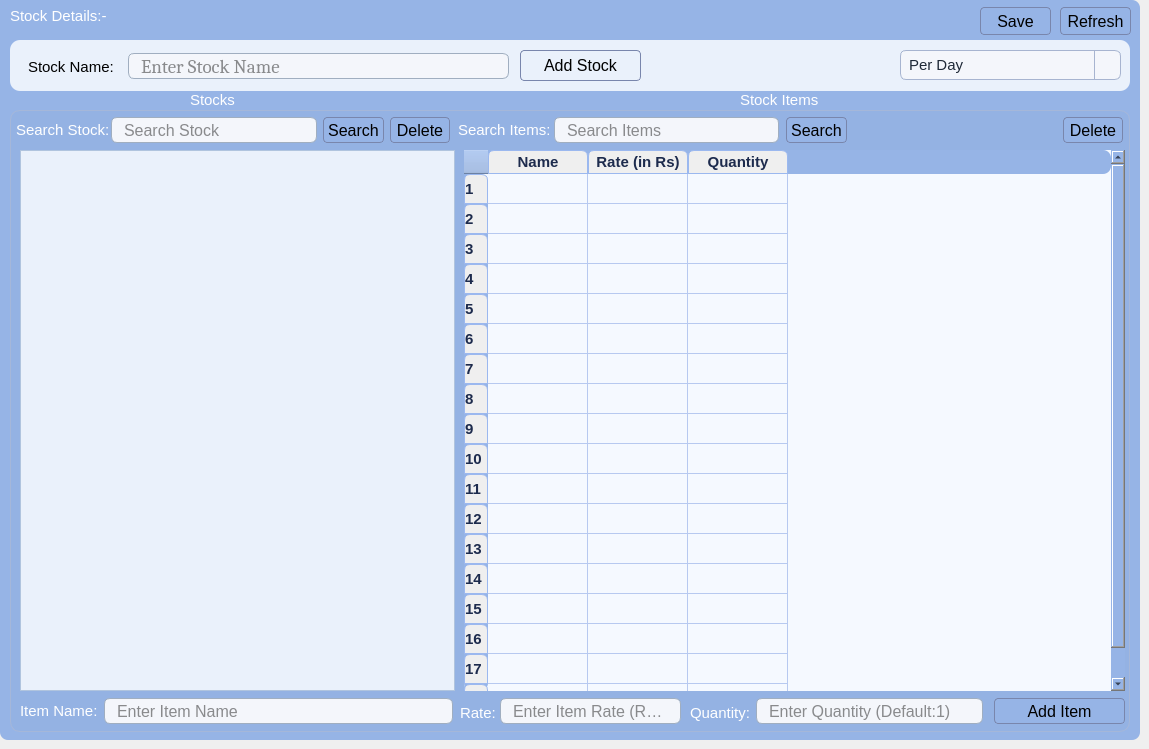
    <widget class="QWidget" name="tab_10">
     <attribute name="title">
      <string>Stock Details</string>
     </attribute>
     <widget class="QWidget" name="widget_2" native="true">
      <property name="geometry">
       <rect>
        <x>0</x>
        <y>0</y>
        <width>1140</width>
        <height>740</height>
       </rect>
      </property>
      <property name="styleSheet">
       <string notr="true">background-color: #96b4e6;


       border-top-left-radius: 0px;   /* No radius on top-left */
    border-top-right-radius: 8px;  /* Rounded */
    border-bottom-left-radius: 8px; /* Rounded */
    border-bottom-right-radius: 8px; /* Rounded */</string>
      </property>
      <widget class="QWidget" name="widget_3" native="true">
       <property name="geometry">
        <rect>
         <x>10</x>
         <y>110</y>
         <width>1120</width>
         <height>622</height>
        </rect>
       </property>
       <property name="styleSheet">
        <string notr="true">#widget_3 {
    
	background-color: rgb(148, 178, 227);
    border: 1px solid #a5b7d9;
    border-radius: 10px;
    padding: 6px;
}

/* Add subtle shadow feel */
#widget_3:hover {
    background-color: #81a6e1;
    
}

/* Optional focus / active effect */
#widget_3:focus {
    border: 2px solid #2b6ef3;
    background-color: #ffffff;
}
</string>
       </property>
       <widget class="QListWidget" name="listWidget_stock_list">
        <property name="geometry">
         <rect>
          <x>10</x>
          <y>40</y>
          <width>435</width>
          <height>541</height>
         </rect>
        </property>
        <property name="font">
         <font>
          <pointsize>12</pointsize>
         </font>
        </property>
        <property name="styleSheet">
         <string notr="true">#listWidget_stock_list {
    background-color: #eaf1fb;
    border: 1px solid #b0c4de;
    border-radius: 0px;
    padding: 4px;
  
    color: #1a1a1a;
    outline: none;
}

/* Scrollbar styling */
#listWidget_stock_list QScrollBar:vertical {
    border: none;
    background: #c4dcff;
    width: 10px;
    border-radius: 5px;
}

#listWidget_stock_list QScrollBar::handle:vertical {
    background: #5077ba;
    min-height: 20px;
    border-radius: 5px;
}

#listWidget_stock_list QScrollBar::handle:vertical:hover {
    background: #486da8;
}

#listWidget_stock_list QScrollBar::add-line:vertical,
#listWidget_stock_list QScrollBar::sub-line:vertical {
    height: 0;
}

/* List item styling */
#listWidget_stock_list::item {
    padding: 4px;
    border-radius: 4px;
}

#listWidget_stock_list::item:selected {
    background-color: #81a6e1;
    color: white;
}

#listWidget_stock_list::item:hover {
    background-color: #c4dcff;
color: black;
}
</string>
        </property>
        <property name="selectionRectVisible">
         <bool>true</bool>
        </property>
       </widget>
       <widget class="QTableWidget" name="tableWidget_item_table">
        <property name="geometry">
         <rect>
          <x>454</x>
          <y>40</y>
          <width>661</width>
          <height>541</height>
         </rect>
        </property>
        <property name="font">
         <font>
          <family>Segoe UI</family>
          <pointsize>11</pointsize>
          <italic>false</italic>
          <bold>false</bold>
         </font>
        </property>
        <property name="styleSheet">
         <string notr="true">/* ===== Table Widget Style (Light Blue Theme) ===== */
#tableWidget_item_table {
    background-color: #f5f9ff; /* soft blue-white background */
    alternate-background-color: #e8f1ff;
    gridline-color: #b7c9f0;
  
    
    font: 11pt &quot;Segoe UI&quot;;
    color: #2f3e55;
    selection-background-color: #6ea6f8;
    selection-color: white;
    outline: none;
}

/* ===== Header Styling ===== */
#tableWidget_item_table QHeaderView::section {
    background: qlineargradient(x1:0, y1:0, x2:0, y2:1,
        stop:0 #cbd9f6, stop:1 #a9c4f2);
    color: #1d2b4d;
    font-weight: 600;
    font-size: 11pt;
    border: 1px solid #9bb8ef;
    
    border-top-left-radius: 6px;
    border-top-right-radius: 6px;
}

/* ===== Hover effect on header ===== */
#tableWidget_item_table QHeaderView::section:hover {
    background: qlineargradient(x1:0, y1:0, x2:0, y2:1,
        stop:0 #a6c5ff, stop:1 #8db4ff);
    color: #ffffff;
}

/* ===== Row Hover Highlight ===== */
#tableWidget_item_table::item:hover {
    background-color: #c8ddff;
    color: #12294d;
}

/* ===== Selected Cell ===== */
#tableWidget_item_table::item:selected {
    background-color: #7aa3e6;
    color: white;
}

/* ===== Vertical Scrollbar ===== */
#tableWidget_item_table QScrollBar:vertical {
    border: none;
    background: #c4dcff;
    width: 10px;
    margin: 2px 0 2px 0;
    border-radius: 4px;
}

#tableWidget_item_table QScrollBar::handle:vertical {
    background: #5077ba;
    border-radius: 4px;
}

#tableWidget_item_table QScrollBar::handle:vertical:hover {
    background: #496baa;
}

#tableWidget_item_table QScrollBar::add-line:vertical,
#tableWidget_item_table QScrollBar::sub-line:vertical {
    height: 0;
}

/* ===== Horizontal Scrollbar ===== */
#tableWidget_item_table QScrollBar:horizontal {
    border: none;
    background: #ebf2ff;
    height: 10px;
    margin: 0 2px 0 2px;
    border-radius: 4px;
}

#tableWidget_item_table QScrollBar::handle:horizontal {
    background: #90b4ff;
    border-radius: 4px;
}

#tableWidget_item_table QScrollBar::handle:horizontal:hover {
    background: #6e9fff;
}

#tableWidget_item_table QScrollBar::add-line:horizontal,
#tableWidget_item_table QScrollBar::sub-line:horizontal {
    width: 0;
}
</string>
        </property>
        <property name="rowCount">
         <number>18</number>
        </property>
        <row/>
        <row/>
        <row/>
        <row/>
        <row/>
        <row/>
        <row/>
        <row/>
        <row/>
        <row/>
        <row/>
        <row/>
        <row/>
        <row/>
        <row/>
        <row/>
        <row/>
        <row/>
        <column>
         <property name="text">
          <string>Name</string>
         </property>
        </column>
        <column>
         <property name="text">
          <string>Rate (in Rs)</string>
         </property>
        </column>
        <column>
         <property name="text">
          <string>Quantity</string>
         </property>
        </column>
       </widget>
       <widget class="QPushButton" name="pushButton_search_item_button_">
        <property name="geometry">
         <rect>
          <x>776</x>
          <y>7</y>
          <width>61</width>
          <height>26</height>
         </rect>
        </property>
        <property name="font">
         <font>
          <pointsize>12</pointsize>
         </font>
        </property>
        <property name="styleSheet">
         <string notr="true">QPushButton {


    background: qlineargradient(x1:0, y1:0, x2:0, y2:1,
        stop:0 #ebebeb, stop:1 #ffffff);
    color: black;
    border: none;
        border: 1px solid #7986ac;
    border-radius: 4px;
   
    
}

QPushButton:hover {
     background: qlineargradient(x1:0, y1:0, x2:0, y2:1,
        stop:0 #ffffff, stop:1 #ffffff);
}

QPushButton:pressed {
 

    background: qlineargradient(x1:0, y1:0, x2:0, y2:1,
        stop:0 #f4f6fb, stop:1 #cbcbcb);
color: black;
  
}

QPushButton:disabled {
    background: #475569;
    color: #94a3b8;
}</string>
        </property>
        <property name="text">
         <string>Search</string>
        </property>
       </widget>
       <widget class="QLineEdit" name="lineEdit_search_item_lineedit">
        <property name="geometry">
         <rect>
          <x>544</x>
          <y>7</y>
          <width>225</width>
          <height>26</height>
         </rect>
        </property>
        <property name="font">
         <font>
          <pointsize>12</pointsize>
         </font>
        </property>
        <property name="styleSheet">
         <string notr="true">#lineEdit_search_item_lineedit {
    background-color: #f4f6fb;
    color: #1e1e1e;
    border: 1px solid #a0aec0;
    border-radius: 6px;
    padding: 0px 10px;
  
    selection-background-color: #3a7bd5; /* Highlight text selection in blue */

}

#lineEdit_search_item_lineedit:hover {
    border: 1px solid #3a7bd5;  /* Professional blue on hover */
    background-color: #f0f4ff;  /* Slightly lighter background */
}

#lineEdit_search_item_lineedit:focus {
    border: 1px solid #2bb673;  /* Elegant green focus */
    background-color: #ffffff;  /* Crisp white for focus */
    color: #000000;
}
</string>
        </property>
        <property name="placeholderText">
         <string>Search Items</string>
        </property>
       </widget>
       <widget class="QLabel" name="label_24">
        <property name="geometry">
         <rect>
          <x>448</x>
          <y>9</y>
          <width>91</width>
          <height>21</height>
         </rect>
        </property>
        <property name="font">
         <font>
          <family>Segoe UI</family>
          <pointsize>11</pointsize>
          <italic>false</italic>
          <bold>false</bold>
         </font>
        </property>
        <property name="styleSheet">
         <string notr="true">color: rgb(255, 255, 255);
background-color: rgba(37, 56, 86,0);</string>
        </property>
        <property name="text">
         <string>Search Items:</string>
        </property>
       </widget>
       <widget class="QLineEdit" name="lineEdit_search_stock_input">
        <property name="geometry">
         <rect>
          <x>101</x>
          <y>7</y>
          <width>206</width>
          <height>26</height>
         </rect>
        </property>
        <property name="font">
         <font>
          <pointsize>12</pointsize>
         </font>
        </property>
        <property name="styleSheet">
         <string notr="true">#lineEdit_search_stock_input {
    background-color: #f4f6fb;
    color: #1e1e1e;
    border: 1px solid #a0aec0;
    border-radius: 6px;
    padding: 0px 10px;
  
    selection-background-color: #3a7bd5; /* Highlight text selection in blue */

}

#lineEdit_search_stock_input:hover {
    border: 1px solid #3a7bd5;  /* Professional blue on hover */
    background-color: #f0f4ff;  /* Slightly lighter background */
}

#lineEdit_search_stock_input:focus {
    border: 1px solid #2bb673;  /* Elegant green focus */
    background-color: #ffffff;  /* Crisp white for focus */
    color: #000000;
}
</string>
        </property>
        <property name="placeholderText">
         <string>Search Stock</string>
        </property>
       </widget>
       <widget class="QPushButton" name="pushButton_search_stock_button_">
        <property name="geometry">
         <rect>
          <x>313</x>
          <y>7</y>
          <width>61</width>
          <height>26</height>
         </rect>
        </property>
        <property name="font">
         <font>
          <pointsize>12</pointsize>
         </font>
        </property>
        <property name="styleSheet">
         <string notr="true">QPushButton {


    background: qlineargradient(x1:0, y1:0, x2:0, y2:1,
        stop:0 #ebebeb, stop:1 #ffffff);
    color: black;
    border: none;
        border: 1px solid #7986ac;
    border-radius: 4px;
   
    
}

QPushButton:hover {
     background: qlineargradient(x1:0, y1:0, x2:0, y2:1,
        stop:0 #ffffff, stop:1 #ffffff);
}

QPushButton:pressed {
 

    background: qlineargradient(x1:0, y1:0, x2:0, y2:1,
        stop:0 #f4f6fb, stop:1 #cbcbcb);
color: black;
  
}

QPushButton:disabled {
    background: #475569;
    color: #94a3b8;
}</string>
        </property>
        <property name="text">
         <string>Search</string>
        </property>
       </widget>
       <widget class="QLabel" name="label_10">
        <property name="geometry">
         <rect>
          <x>6</x>
          <y>9</y>
          <width>92</width>
          <height>21</height>
         </rect>
        </property>
        <property name="font">
         <font>
          <family>Segoe UI</family>
          <pointsize>11</pointsize>
          <italic>false</italic>
          <bold>false</bold>
         </font>
        </property>
        <property name="styleSheet">
         <string notr="true">color: rgb(255, 255, 255);
background-color: rgba(37, 56, 86,0);</string>
        </property>
        <property name="text">
         <string>Search Stock:</string>
        </property>
       </widget>
       <widget class="QPushButton" name="pushButton_delete_item_button">
        <property name="geometry">
         <rect>
          <x>1053</x>
          <y>7</y>
          <width>60</width>
          <height>26</height>
         </rect>
        </property>
        <property name="font">
         <font>
          <pointsize>12</pointsize>
         </font>
        </property>
        <property name="toolTip">
         <string>&lt;html&gt;&lt;head/&gt;&lt;body&gt;&lt;p&gt;Shortcut: Del&lt;/p&gt;&lt;/body&gt;&lt;/html&gt;</string>
        </property>
        <property name="styleSheet">
         <string notr="true">QPushButton {


    background: qlineargradient(x1:0, y1:0, x2:0, y2:1,
        stop:0 #ebebeb, stop:1 #ffffff);
    color: black;
    border: none;
        border: 1px solid #7986ac;
    border-radius: 4px;
   
    
}

QPushButton:hover {
     background: qlineargradient(x1:0, y1:0, x2:0, y2:1,
        stop:0 #ffffff, stop:1 #ffffff);
}

QPushButton:pressed {
 

    background: qlineargradient(x1:0, y1:0, x2:0, y2:1,
        stop:0 #f4f6fb, stop:1 #cbcbcb);
color: black;
  
}

QPushButton:disabled {
    background: #475569;
    color: #94a3b8;
}</string>
        </property>
        <property name="text">
         <string>Delete</string>
        </property>
        <property name="shortcut">
         <string>Del</string>
        </property>
       </widget>
       <widget class="QPushButton" name="pushButton_delete_stock_button">
        <property name="geometry">
         <rect>
          <x>380</x>
          <y>7</y>
          <width>60</width>
          <height>26</height>
         </rect>
        </property>
        <property name="font">
         <font>
          <pointsize>12</pointsize>
         </font>
        </property>
        <property name="toolTip">
         <string>&lt;html&gt;&lt;head/&gt;&lt;body&gt;&lt;p&gt;Shortcut: Ctrl+Del&lt;/p&gt;&lt;/body&gt;&lt;/html&gt;</string>
        </property>
        <property name="styleSheet">
         <string notr="true">QPushButton {


    background: qlineargradient(x1:0, y1:0, x2:0, y2:1,
        stop:0 #ebebeb, stop:1 #ffffff);
    color: black;
    border: none;
        border: 1px solid #7986ac;
    border-radius: 4px;
   
    
}

QPushButton:hover {
     background: qlineargradient(x1:0, y1:0, x2:0, y2:1,
        stop:0 #ffffff, stop:1 #ffffff);
}

QPushButton:pressed {
 

    background: qlineargradient(x1:0, y1:0, x2:0, y2:1,
        stop:0 #f4f6fb, stop:1 #cbcbcb);
color: black;
  
}

QPushButton:disabled {
    background: #475569;
    color: #94a3b8;
}</string>
        </property>
        <property name="text">
         <string>Delete</string>
        </property>
        <property name="shortcut">
         <string>Ctrl+Del</string>
        </property>
       </widget>
       <widget class="QPushButton" name="pushButton_add_item_button">
        <property name="geometry">
         <rect>
          <x>984</x>
          <y>588</y>
          <width>131</width>
          <height>26</height>
         </rect>
        </property>
        <property name="font">
         <font>
          <pointsize>12</pointsize>
         </font>
        </property>
        <property name="styleSheet">
         <string notr="true">QPushButton {


    background: qlineargradient(x1:0, y1:0, x2:0, y2:1,
        stop:0 #ebebeb, stop:1 #ffffff);
    color: black;
    border: none;
        border: 1px solid #7986ac;
    border-radius: 4px;
   
    
}

QPushButton:hover {
     background: qlineargradient(x1:0, y1:0, x2:0, y2:1,
        stop:0 #ffffff, stop:1 #ffffff);
}

QPushButton:pressed {
 

    background: qlineargradient(x1:0, y1:0, x2:0, y2:1,
        stop:0 #f4f6fb, stop:1 #cbcbcb);
color: black;
  
}

QPushButton:disabled {
    background: #475569;
    color: #94a3b8;
}</string>
        </property>
        <property name="text">
         <string>Add Item</string>
        </property>
       </widget>
       <widget class="QLineEdit" name="lineEdit_item_rate_input">
        <property name="geometry">
         <rect>
          <x>490</x>
          <y>588</y>
          <width>181</width>
          <height>26</height>
         </rect>
        </property>
        <property name="font">
         <font>
          <pointsize>12</pointsize>
         </font>
        </property>
        <property name="styleSheet">
         <string notr="true">#lineEdit_item_rate_input {
    background-color: #f4f6fb;
    color: #1e1e1e;
    border: 1px solid #a0aec0;
    border-radius: 6px;
    padding: 0px 10px;
    
    selection-background-color: #3a7bd5; /* Highlight text selection in blue */

}

#lineEdit_item_rate_input:hover {
    border: 1px solid #3a7bd5;  /* Professional blue on hover */
    background-color: #f0f4ff;  /* Slightly lighter background */
}

#lineEdit_item_rate_input:focus {
    border: 1px solid #2bb673;  /* Elegant green focus */
    background-color: #ffffff;  /* Crisp white for focus */
    color: #000000;
}
</string>
        </property>
        <property name="placeholderText">
         <string>Enter Item Rate (Rs/-)</string>
        </property>
       </widget>
       <widget class="QLabel" name="label_12">
        <property name="geometry">
         <rect>
          <x>10</x>
          <y>590</y>
          <width>81</width>
          <height>21</height>
         </rect>
        </property>
        <property name="font">
         <font>
          <family>Segoe UI</family>
          <pointsize>11</pointsize>
          <italic>false</italic>
          <bold>false</bold>
         </font>
        </property>
        <property name="styleSheet">
         <string notr="true">color: rgb(255, 255, 255);
background-color: rgba(37, 56, 86,0);</string>
        </property>
        <property name="text">
         <string>Item Name:</string>
        </property>
       </widget>
       <widget class="QLineEdit" name="lineEdit_item_quantity_input">
        <property name="geometry">
         <rect>
          <x>746</x>
          <y>588</y>
          <width>227</width>
          <height>26</height>
         </rect>
        </property>
        <property name="font">
         <font>
          <pointsize>12</pointsize>
         </font>
        </property>
        <property name="styleSheet">
         <string notr="true">#lineEdit_item_quantity_input {
    background-color: #f4f6fb;
    color: #1e1e1e;
    border: 1px solid #a0aec0;
    border-radius: 6px;
    padding: 0px 10px;
  
    selection-background-color: #3a7bd5; /* Highlight text selection in blue */

}

#lineEdit_item_quantity_input:hover {
    border: 1px solid #3a7bd5;  /* Professional blue on hover */
    background-color: #f0f4ff;  /* Slightly lighter background */
}

#lineEdit_item_quantity_input:focus {
    border: 1px solid #2bb673;  /* Elegant green focus */
    background-color: #ffffff;  /* Crisp white for focus */
    color: #000000;
}
</string>
        </property>
        <property name="placeholderText">
         <string>Enter Quantity (Default:1)</string>
        </property>
       </widget>
       <widget class="QLabel" name="label_16">
        <property name="geometry">
         <rect>
          <x>680</x>
          <y>592</y>
          <width>71</width>
          <height>21</height>
         </rect>
        </property>
        <property name="font">
         <font>
          <family>Segoe UI</family>
          <pointsize>11</pointsize>
          <italic>false</italic>
          <bold>false</bold>
         </font>
        </property>
        <property name="styleSheet">
         <string notr="true">color: rgb(255, 255, 255);
background-color: rgba(37, 56, 86,0);</string>
        </property>
        <property name="text">
         <string>Quantity:</string>
        </property>
       </widget>
       <widget class="QLabel" name="label_15">
        <property name="geometry">
         <rect>
          <x>450</x>
          <y>592</y>
          <width>41</width>
          <height>21</height>
         </rect>
        </property>
        <property name="font">
         <font>
          <family>Segoe UI</family>
          <pointsize>11</pointsize>
          <italic>false</italic>
          <bold>false</bold>
         </font>
        </property>
        <property name="styleSheet">
         <string notr="true">color: rgb(255, 255, 255);
background-color: rgba(37, 56, 86,0);</string>
        </property>
        <property name="text">
         <string>Rate:</string>
        </property>
       </widget>
       <widget class="QLineEdit" name="lineEdit_item_name_input">
        <property name="geometry">
         <rect>
          <x>94</x>
          <y>588</y>
          <width>349</width>
          <height>26</height>
         </rect>
        </property>
        <property name="font">
         <font>
          <pointsize>12</pointsize>
         </font>
        </property>
        <property name="styleSheet">
         <string notr="true">#lineEdit_item_name_input {
    background-color: #f4f6fb;
    color: #1e1e1e;
    border: 1px solid #a0aec0;
    border-radius: 6px;
    padding: 0px 10px;
  
    selection-background-color: #3a7bd5; /* Highlight text selection in blue */

}

#lineEdit_item_name_input:hover {
    border: 1px solid #3a7bd5;  /* Professional blue on hover */
    background-color: #f0f4ff;  /* Slightly lighter background */
}

#lineEdit_item_name_input:focus {
    border: 1px solid #2bb673;  /* Elegant green focus */
    background-color: #ffffff;  /* Crisp white for focus */
    color: #000000;
}
</string>
        </property>
        <property name="placeholderText">
         <string>Enter Item Name</string>
        </property>
       </widget>
      </widget>
      <widget class="QWidget" name="widget_4" native="true">
       <property name="geometry">
        <rect>
         <x>10</x>
         <y>40</y>
         <width>1120</width>
         <height>51</height>
        </rect>
       </property>
       <property name="styleSheet">
        <string notr="true">background-color: #eaf1fb;
color: rgb(0, 0, 0);
 border-radius: 10px;</string>
       </property>
       <widget class="QPushButton" name="pushButton_add_stock_button">
        <property name="geometry">
         <rect>
          <x>510</x>
          <y>10</y>
          <width>121</width>
          <height>31</height>
         </rect>
        </property>
        <property name="font">
         <font>
          <pointsize>12</pointsize>
         </font>
        </property>
        <property name="styleSheet">
         <string notr="true">QPushButton {


    background: qlineargradient(x1:0, y1:0, x2:0, y2:1,
        stop:0 #ebebeb, stop:1 #ffffff);
    color: black;
    border: none;
        border: 1px solid #7986ac;
    border-radius: 4px;
   
    
}

QPushButton:hover {
     background: qlineargradient(x1:0, y1:0, x2:0, y2:1,
        stop:0 #ffffff, stop:1 #ffffff);
}

QPushButton:pressed {
 

    background: qlineargradient(x1:0, y1:0, x2:0, y2:1,
        stop:0 #f4f6fb, stop:1 #cbcbcb);
color: black;
  
}

QPushButton:disabled {
    background: #475569;
    color: #94a3b8;
}</string>
        </property>
        <property name="text">
         <string>Add Stock</string>
        </property>
       </widget>
       <widget class="QLineEdit" name="lineEdit_stock_name_input">
        <property name="geometry">
         <rect>
          <x>118</x>
          <y>13</y>
          <width>381</width>
          <height>26</height>
         </rect>
        </property>
        <property name="font">
         <font>
          <family>Cambria</family>
          <pointsize>14</pointsize>
          <italic>false</italic>
          <bold>false</bold>
         </font>
        </property>
        <property name="styleSheet">
         <string notr="true">#lineEdit_stock_name_input {
    background-color: #f4f6fb;
    color: #1e1e1e;
    border: 1px solid #a0aec0;
    border-radius: 6px;
    padding: 0px 10px;
    font: 14pt &quot;Cambria&quot;;
    selection-background-color: #3a7bd5; /* Highlight text selection in blue */

}

#lineEdit_stock_name_input:hover {
    border: 1px solid #3a7bd5;  /* Professional blue on hover */
    background-color: #f0f4ff;  /* Slightly lighter background */
}

#lineEdit_stock_name_input:focus {
    border: 1px solid #2bb673;  /* Elegant green focus */
    background-color: #ffffff;  /* Crisp white for focus */
    color: #000000;
}
</string>
        </property>
        <property name="placeholderText">
         <string>Enter Stock Name</string>
        </property>
       </widget>
       <widget class="QLabel" name="label_9">
        <property name="geometry">
         <rect>
          <x>18</x>
          <y>16</y>
          <width>91</width>
          <height>21</height>
         </rect>
        </property>
        <property name="font">
         <font>
          <family>Segoe UI</family>
          <pointsize>11</pointsize>
          <italic>false</italic>
          <bold>false</bold>
         </font>
        </property>
        <property name="styleSheet">
         <string notr="true">color: rgb(0, 0, 0);</string>
        </property>
        <property name="text">
         <string>Stock Name:</string>
        </property>
       </widget>
       <widget class="QComboBox" name="comboBox_5">
        <property name="geometry">
         <rect>
          <x>890</x>
          <y>10</y>
          <width>221</width>
          <height>30</height>
         </rect>
        </property>
        <property name="font">
         <font>
          <family>Segoe UI</family>
          <pointsize>11</pointsize>
          <italic>false</italic>
          <bold>false</bold>
         </font>
        </property>
        <property name="styleSheet">
         <string notr="true">/* ==========================
   QComboBox - Professional Soft Blue Theme
   ========================== */

QComboBox {
    background-color: #f4f6fb;
    color: #1f2937;
    border: 1px solid #a7b4d0;
    border-radius: 6px;
    padding: 4px 8px;
    font: 11pt &quot;Segoe UI&quot;;
    selection-background-color: #5e85d7;
    selection-color: white;
}

/* Hover effect */
QComboBox:hover {
    background-color: #f0f4ff;
    border: 1px solid #5e85d7;
}

/* Focus (active) effect */
QComboBox:focus {
    background-color: #ffffff;
    border: 2px solid #5e85d7;
    color: #000000;
}

/* Disabled state */
QComboBox:disabled {
    background-color: #e0e0e0;
    color: #7a7a7a;
    border: 1px solid #c0c0c0;
}

/* Drop-down arrow area */
QComboBox::drop-down {
    subcontrol-origin: padding;
    subcontrol-position: top right;
    width: 25px;
    border-left: 1px solid #a7b4d0;
    border-top-right-radius: 6px;
    border-bottom-right-radius: 6px;
    background: qlineargradient(x1:0, y1:0, x2:0, y2:1,
        stop:0 #e8ecf9, stop:1 #cfd8f3);
}

/* Arrow icon (uses system default if custom not available) */
QComboBox::down-arrow {
    image: url(:/icons/down_arrow.png);
    width: 12px;
    height: 12px;
}

/* === Drop-down List Styling === */
QComboBox QAbstractItemView {
    background-color: #f9faff;
    color: #1f2937;
    border: 1px solid #5e85d7;
    border-radius: 6px;
    selection-background-color: #5e85d7;
    selection-color: #ffffff;
    outline: none;
    padding: 2px;
}

/* Hover over individual items */
QComboBox QAbstractItemView::item:hover {
    background-color: #dbe6ff; /* Soft blue hover */
    color: #1f2937;
}

/* Selected item (click or keyboard highlight) */
QComboBox QAbstractItemView::item:selected {
    background-color: #5e85d7;
    color: #ffffff;
    border-radius: 3px;
}
</string>
        </property>
        <property name="frame">
         <bool>false</bool>
        </property>
        <item>
         <property name="text">
          <string>Per Day</string>
         </property>
        </item>
        <item>
         <property name="text">
          <string>Per Week</string>
         </property>
        </item>
        <item>
         <property name="text">
          <string>Per Month</string>
         </property>
        </item>
        <item>
         <property name="text">
          <string>Per Year</string>
         </property>
        </item>
       </widget>
      </widget>
      <widget class="QLabel" name="label_extra_gains_3">
       <property name="geometry">
        <rect>
         <x>10</x>
         <y>3</y>
         <width>181</width>
         <height>25</height>
        </rect>
       </property>
       <property name="font">
        <font>
         <family>Segoe UI</family>
         <pointsize>11</pointsize>
         <italic>false</italic>
         <bold>false</bold>
        </font>
       </property>
       <property name="styleSheet">
        <string notr="true">color: rgb(255, 255, 255);
background-color: rgba(37, 56, 86,0);</string>
       </property>
       <property name="text">
        <string>Stock Details:-</string>
       </property>
      </widget>
      <widget class="QLabel" name="label_23">
       <property name="geometry">
        <rect>
         <x>740</x>
         <y>92</y>
         <width>101</width>
         <height>16</height>
        </rect>
       </property>
       <property name="font">
        <font>
         <family>Segoe UI</family>
         <pointsize>11</pointsize>
         <italic>false</italic>
         <bold>false</bold>
        </font>
       </property>
       <property name="styleSheet">
        <string notr="true">color: rgb(255, 255, 255);
background-color: rgba(37, 56, 86,0);</string>
       </property>
       <property name="text">
        <string>Stock Items</string>
       </property>
      </widget>
      <widget class="QLabel" name="label_22">
       <property name="geometry">
        <rect>
         <x>190</x>
         <y>92</y>
         <width>71</width>
         <height>16</height>
        </rect>
       </property>
       <property name="font">
        <font>
         <family>Segoe UI</family>
         <pointsize>11</pointsize>
         <italic>false</italic>
         <bold>false</bold>
        </font>
       </property>
       <property name="styleSheet">
        <string notr="true">color: rgb(255, 255, 255);
background-color: rgba(37, 56, 86,0);</string>
       </property>
       <property name="text">
        <string>Stocks</string>
       </property>
      </widget>
      <widget class="QPushButton" name="pushButton_load_button">
       <property name="geometry">
        <rect>
         <x>1060</x>
         <y>7</y>
         <width>71</width>
         <height>28</height>
        </rect>
       </property>
       <property name="font">
        <font>
         <pointsize>12</pointsize>
        </font>
       </property>
       <property name="styleSheet">
        <string notr="true">QPushButton {


    background: qlineargradient(x1:0, y1:0, x2:0, y2:1,
        stop:0 #ebebeb, stop:1 #ffffff);
    color: black;
    border: none;
        border: 1px solid #7986ac;
    border-radius: 4px;
   
    
}

QPushButton:hover {
     background: qlineargradient(x1:0, y1:0, x2:0, y2:1,
        stop:0 #ffffff, stop:1 #ffffff);
}

QPushButton:pressed {
 

    background: qlineargradient(x1:0, y1:0, x2:0, y2:1,
        stop:0 #f4f6fb, stop:1 #cbcbcb);
color: black;
  
}

QPushButton:disabled {
    background: #475569;
    color: #94a3b8;
}</string>
       </property>
       <property name="text">
        <string>Refresh</string>
       </property>
      </widget>
      <widget class="QPushButton" name="pushButton_save_button">
       <property name="geometry">
        <rect>
         <x>980</x>
         <y>7</y>
         <width>71</width>
         <height>28</height>
        </rect>
       </property>
       <property name="font">
        <font>
         <pointsize>12</pointsize>
        </font>
       </property>
       <property name="styleSheet">
        <string notr="true">QPushButton {


    background: qlineargradient(x1:0, y1:0, x2:0, y2:1,
        stop:0 #ebebeb, stop:1 #ffffff);
    color: black;
    border: none;
        border: 1px solid #7986ac;
    border-radius: 4px;
   
    
}

QPushButton:hover {
     background: qlineargradient(x1:0, y1:0, x2:0, y2:1,
        stop:0 #ffffff, stop:1 #ffffff);
}

QPushButton:pressed {
 

    background: qlineargradient(x1:0, y1:0, x2:0, y2:1,
        stop:0 #f4f6fb, stop:1 #cbcbcb);
color: black;
  
}

QPushButton:disabled {
    background: #475569;
    color: #94a3b8;
}</string>
       </property>
       <property name="text">
        <string>Save</string>
       </property>
      </widget>
     </widget>
    </widget>
